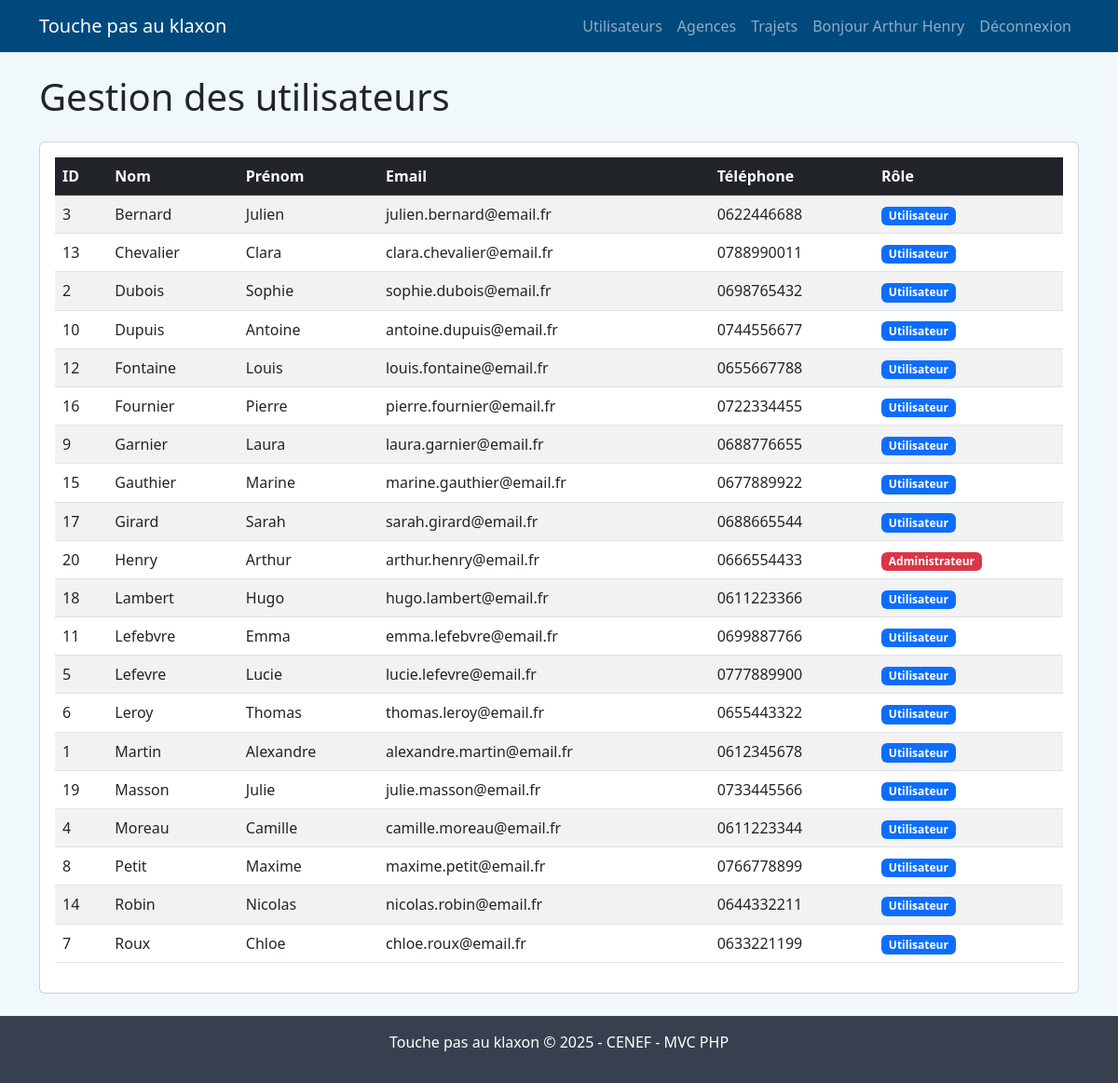
The page /?route=admin_users (signed in) on the database its author committed.
### tables this page shows
CREATE TABLE utilisateur (
    id INT AUTO_INCREMENT PRIMARY KEY,
    nom VARCHAR(50) NOT NULL,
    prenom VARCHAR(50) NOT NULL,
    telephone VARCHAR(15) NOT NULL,
    email VARCHAR(100) NOT NULL UNIQUE,
    role ENUM('admin', 'user') NOT NULL DEFAULT 'user',
    password VARCHAR(255) NOT NULL,
    created_at TIMESTAMP DEFAULT CURRENT_TIMESTAMP
);

### controllers/AdminController.php (called while the page is built, shortened)
<?php
class AdminController
{
    public function users()
    {
        $userModel = new \Models\User();
        $users = $userModel->getAll();
        require_once '../views/admin/users.php';
    }
}

### public/index.php (called while the page is built, shortened)
<?php
require_once '../config/database.php';
require_once '../routes/web.php';

### config/database.php (called while the page is built, shortened)
<?php
class Database
{
    private $host = DB_HOST;
    private $user = DB_USER;
    private $pass = DB_PASS;
    private $dbname = DB_NAME;
    private $dbh;
    private $stmt;
    public function __construct()
    {
        $dsn = 'mysql:host=' . $this->host . ';dbname=' . $this->dbname . ';charset=utf8mb4';
        $options = array(
            PDO::ATTR_PERSISTENT => true,
            PDO::ATTR_ERRMODE => PDO::ERRMODE_EXCEPTION,
            PDO::ATTR_DEFAULT_FETCH_MODE => PDO::FETCH_OBJ,
            PDO::ATTR_EMULATE_PREPARES => false
        );
        try {
            $this->dbh = new PDO($dsn, $this->user, $this->pass, $options);
            $this->dbh->exec("SET NAMES 'utf8mb4'");
        } catch (PDOException $e) {
            $this->error = $e->getMessage();
            die('Erreur de connexion à la base de données : ' . $this->error . '<br>' .
                'Vérifiez vos paramètres dans config/config.php');
        }
    }
    public function query($sql)
    {
        $this->stmt = $this->dbh->prepare($sql);
    }
    public function execute()
    {
        try {
            return $this->stmt->execute();
        } catch (PDOException $e) {
            throw new Exception("Erreur d'exécution de la requête : " . $e->getMessage());
        }
    }
    public function resultSet()
    {
        $this->execute();
        return $this->stmt->fetchAll();
    }
}

### models/User.php (called while the page is built, shortened)
<?php
class User
{
    private $db;
    public function __construct()
    {
        $this->db = new \Database();
    }
    public function getAll()
    {
        $this->db->query("SELECT * FROM utilisateur ORDER BY nom, prenom");
        return $this->db->resultSet();
    }
}

### views/admin/users.php (the view, shortened to what this page needs)
<h1 class="mb-4">Gestion des utilisateurs</h1>
<div class="card">
    <div class="card-body">
        <div class="table-responsive">
            <table class="table table-striped table-hover">
                <thead class="table-dark">
                    <tr>
                        <th>ID</th>
                        <th>Nom</th>
                        <th>Prénom</th>
                        <th>Email</th>
                        <th>Téléphone</th>
                        <th>Rôle</th>
                    </tr>
                </thead>
                <tbody>
                    <?php if (empty($users)): ?>
                        <tr>
                            <td colspan="6">Aucun utilisateur trouvé.</td>
                        </tr>
                    <?php else: ?>
                        <?php foreach ($users as $user): ?>
                            <tr>
                                <td><?= $user->id ?></td>
                                <td><?= htmlspecialchars($user->nom) ?></td>
                                <td><?= htmlspecialchars($user->prenom) ?></td>
                                <td><?= htmlspecialchars($user->email) ?></td>
                                <td><?= htmlspecialchars($user->telephone) ?></td>
                                <td>
                                    <span class="badge <?= $user->role === 'admin' ? 'bg-danger' : 'bg-primary' ?>">
                                        <?= $user->role === 'admin' ? 'Administrateur' : 'Utilisateur' ?>
                                    </span>
                                </td>
                            </tr>
                        <?php endforeach; ?>
                    <?php endif; ?>
                </tbody>
            </table>
        </div>
    </div>
</div>
<?php
require_once '../views/layouts/default.php';
?>

### assets/css/style.css (style rules this page uses)
:root { --primary: #0074c7; --secondary: #00497c; --dark: #384050; --danger: #cd2c2e; --success: #82b864; --light: #f1f8fc; }
body { min-height: 100vh; display: flex; flex-direction: column; background-color: var(--light); }
.table-dark { background-color: var(--dark); }

### rows shown on the page
utilisateur: id "3", nom "Bernard", prenom "Julien", email "julien.bernard@email.fr", telephone "0622446688", role "Utilisateur"
utilisateur: id "13", nom "Chevalier", prenom "Clara", email "clara.chevalier@email.fr", telephone "0788990011", role "Utilisateur"
utilisateur: id "2", nom "Dubois", prenom "Sophie", email "sophie.dubois@email.fr", telephone "0698765432", role "Utilisateur"
utilisateur: id "10", nom "Dupuis", prenom "Antoine", email "antoine.dupuis@email.fr", telephone "0744556677", role "Utilisateur"
utilisateur: id "12", nom "Fontaine", prenom "Louis", email "louis.fontaine@email.fr", telephone "0655667788", role "Utilisateur"
utilisateur: id "16", nom "Fournier", prenom "Pierre", email "pierre.fournier@email.fr", telephone "0722334455", role "Utilisateur"
utilisateur: id "9", nom "Garnier", prenom "Laura", email "laura.garnier@email.fr", telephone "0688776655", role "Utilisateur"
utilisateur: id "15", nom "Gauthier", prenom "Marine", email "marine.gauthier@email.fr", telephone "0677889922", role "Utilisateur"
utilisateur: id "17", nom "Girard", prenom "Sarah", email "sarah.girard@email.fr", telephone "0688665544", role "Utilisateur"
utilisateur: id "20", nom "Henry", prenom "Arthur", email "arthur.henry@email.fr", telephone "0666554433", role "Administrateur"
utilisateur: id "18", nom "Lambert", prenom "Hugo", email "hugo.lambert@email.fr", telephone "0611223366", role "Utilisateur"
utilisateur: id "11", nom "Lefebvre", prenom "Emma", email "emma.lefebvre@email.fr", telephone "0699887766", role "Utilisateur"
utilisateur: id "5", nom "Lefevre", prenom "Lucie", email "lucie.lefevre@email.fr", telephone "0777889900", role "Utilisateur"
utilisateur: id "6", nom "Leroy", prenom "Thomas", email "thomas.leroy@email.fr", telephone "0655443322", role "Utilisateur"
utilisateur: id "1", nom "Martin", prenom "Alexandre", email "alexandre.martin@email.fr", telephone "0612345678", role "Utilisateur"
utilisateur: id "19", nom "Masson", prenom "Julie", email "julie.masson@email.fr", telephone "0733445566", role "Utilisateur"
utilisateur: id "4", nom "Moreau", prenom "Camille", email "camille.moreau@email.fr", telephone "0611223344", role "Utilisateur"
utilisateur: id "8", nom "Petit", prenom "Maxime", email "maxime.petit@email.fr", telephone "0766778899", role "Utilisateur"
utilisateur: id "14", nom "Robin", prenom "Nicolas", email "nicolas.robin@email.fr", telephone "0644332211", role "Utilisateur"
utilisateur: id "7", nom "Roux", prenom "Chloe", email "chloe.roux@email.fr", telephone "0633221199", role "Utilisateur"

### other values the page prints
$_SESSION['user_name'] "Arthur Henry"
